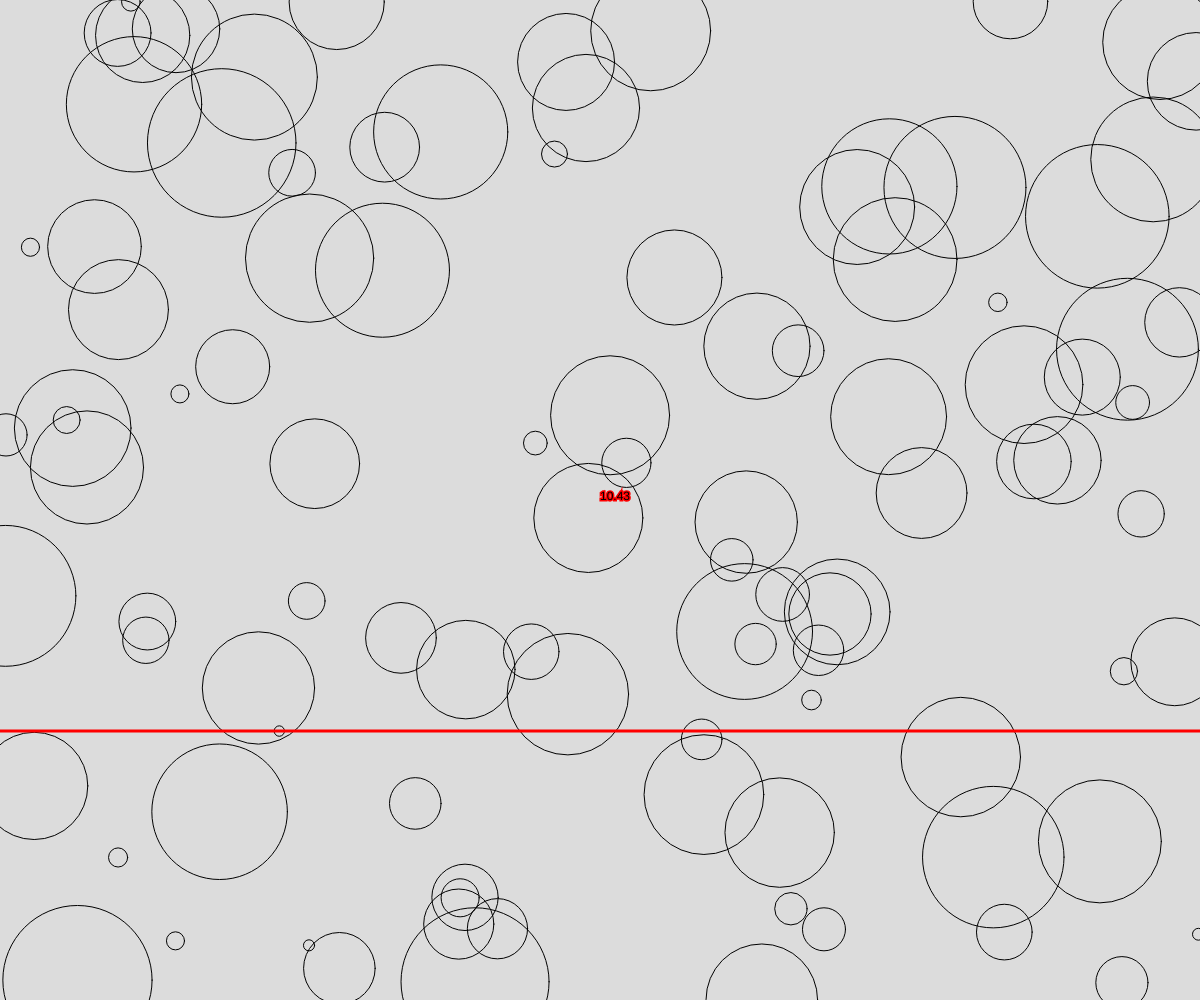
Frame 1 (no input)
Frame 60 (no input): identical to frame 1, image omitted
Frame 120 (the mouse pressed at the canvas centre since frame 60): identical to frame 1, image omitted

The p5.js sketch that drew this single still picture (run headless with seeded random() and noise() and a simulated clock; from frame 60 on, the mouse is pressed at the canvas centre):

// p5.js sketch
// ── sketch.js
// 09 Find the Smallest Circle
// Ayeman Islam
// March 5/26
//
// 
// 

// Global Variable
let NUM_CIRCLES = 100;
let circles = [];

function setup() {
  createCanvas(windowWidth, windowHeight);
  makeCircles();
}

function makeCircles() {
  let count = 0;
  while(count < NUM_CIRCLES){
    let x_ = random(0, width);
    let y_ = random(0, height);
    let s_ = random(10, 150);
    let c = {x:x_, y:y_, s:s_};
    circles.push(c);
    count++;
  }

}

function renderCircles() {
  let smallest = circles[0].s;
  let smallestY = circles[0].y;

  for(let c of circles){
    noFill();
    circle(c.x, c.y, c.s);
    if(c.s < smallest){
      smallest = c.s.toFixed(2);
      smallestY = c.y;
    }
  }
  fill(0);
  stroke("red"); strokeWeight(3);
  text(smallest, width/2, height/2);
  line(0, smallestY, width, smallestY);
  stroke(0); strokeWeight(1)

}

function draw() {
  background(220);
  renderCircles();
}
